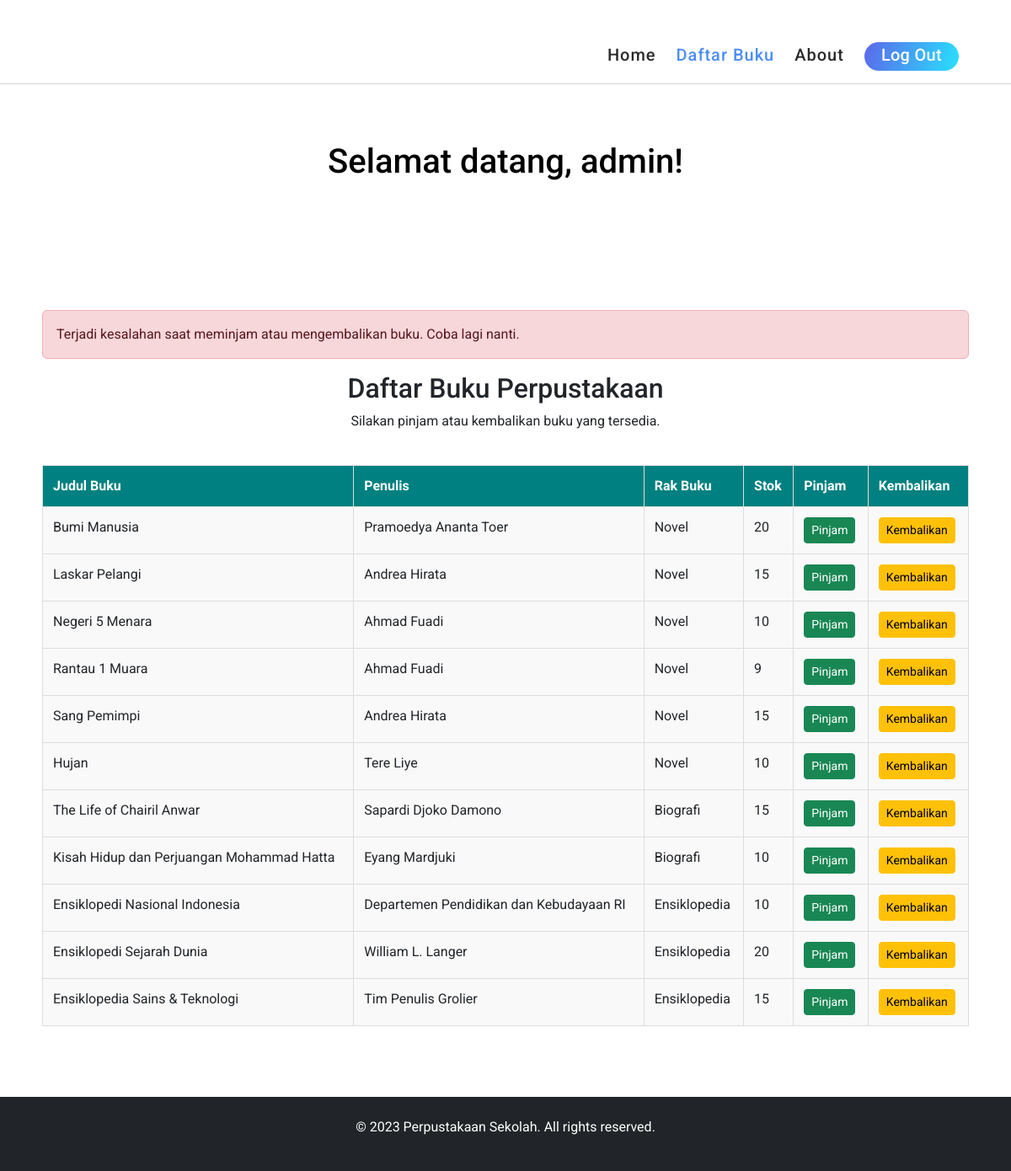
Screenshot of /user_dashboard.php?status=error (signed in) with the database file from the repository.
### tables this page shows
CREATE TABLE `books` (
  `id` int(11) NOT NULL,
  `title` varchar(255) NOT NULL,
  `author` varchar(255) DEFAULT NULL,
  `shelf` varchar(50) DEFAULT NULL,
  `stok` int(11) NOT NULL
);

### user_dashboard.php (the view, shortened to what this page needs)
<?php
include 'config/db.php';
$user_id = $_SESSION['admin']['id'];
$query = "SELECT * FROM books";
$result = $conn->query($query);
?>
<!DOCTYPE html>
<html lang="id">
<head>
    <link rel="stylesheet" href="https://cdn.jsdelivr.net/npm/bootstrap@5.3.0-alpha1/dist/css/bootstrap.min.css">
    <link rel="stylesheet" href="assets/css/style.css">
    <link rel="stylesheet" href="assets/css/header.css">
</head>
<body>
    <header class="header-area header-sticky wow slideInDown" data-wow-duration="0.75s" data-wow-delay="0s">
        <div class="container">
            <div class="row">
                <div class="col-12">
                    <nav class="main-nav">
                        <ul class="nav">
                            <li class="scroll-to-section"><a href="index.php">Home</a></li>
                            <li class="scroll-to-section"><a href="#daftarBuku" class="active">Daftar Buku</a></li>
                            <li class="scroll-to-section"><a href="#about">About</a></li>
                            <li class="gradient-button"><a href="user_dashboard.php?logout=true">Log Out</a></li>
                        </ul>
                    </nav>
                </div>
            </div>
        </div>
    </header>
    <div class="main-banner">
        <div class="py-5 text-black text-center">
            <div class="container">
                <h1>Selamat datang, <?= $_SESSION['admin']['username']; ?>!</h1>
            </div>
        </div>
        <div class="container my-5">
            <?php
            if (isset($_GET['status']) && $_GET['status'] == 'success') {
                echo "<div class='alert alert-success'>Buku berhasil dipinjam atau dikembalikan!</div>";
            } elseif (isset($_GET['status']) && $_GET['status'] == 'error') {
                echo "<div class='alert alert-danger'>Terjadi kesalahan saat meminjam atau mengembalikan buku. Coba lagi nanti.</div>";
            }
            ?>
            <div class="row mb-4">
                <div class="col text-center">
                    <h2>Daftar Buku Perpustakaan</h2>
                    <p>Silakan pinjam atau kembalikan buku yang tersedia.</p>
                </div>
            </div>
            <div class="row" id="daftarBuku">
                <div class="col">
                    <table class="table table-bordered table-hover">
                        <thead class="table-dark">
                            <tr>
                                <th>Judul Buku</th>
                                <th>Penulis</th>
                                <th>Rak Buku</th>
                                <th>Stok</th>
                                <th>Pinjam</th>
                                <th>Kembalikan</th>
                            </tr>
                        </thead>
                        <tbody>
                            <?php
                            if ($result->num_rows > 0) {
                                while ($book = $result->fetch_assoc()) {
                                    echo "<tr>";
                                    echo "<td>" . $book['title'] . "</td>";
                                    echo "<td>" . $book['author'] . "</td>";
                                    echo "<td>" . $book['shelf'] . "</td>";
                                    echo "<td>" . $book['stok'] . "</td>";
                                    echo "<td>";
                                    $checkBorrowQuery = "SELECT * FROM peminjam WHERE user_id = ? AND book_id = ? AND return_date IS NULL";
                                    $stmt = $conn->prepare($checkBorrowQuery);
                                    $stmt->bind_param("ii", $user_id, $book['id']);
                                    $stmt->execute();
                                    $resultBorrow = $stmt->get_result();
                                    if ($resultBorrow->num_rows > 0) {
                                        echo "<button class='btn btn-sm btn-secondary' disabled>Sudah Dipinjam</button>";
                                    } else {
                                        if ($book['stok'] > 0) {
                                            echo "<a href='pinjam.php?book_id=" . $book['id'] . "' class='btn btn-sm btn-success'>Pinjam</a>";
                                        } else {
                                            echo "<span class='text-muted'>Tidak tersedia</span>";
                                        }
                                    }
                                    echo "</td><td>";
                                    echo "<a href='kembalikan.php?book_id=" . $book['id'] . "' class='btn btn-sm btn-warning'>Kembalikan</a>";
                                    echo "</td>";
                                    echo "</tr>";
                                }
                            } else {
                                echo "<tr><td colspan='6' class='text-center'>Tidak ada buku tersedia.</td></tr>";
                            }
                            ?>
                        </tbody>
                    </table>
                </div>
            </div>
        </div>
    </div>
    <footer class="bg-dark text-white text-center py-4">
        <p>&copy; 2023 Perpustakaan Sekolah. All rights reserved.</p>
    </footer>
</body>
</html>

### assets/css/style.css (style rules this page uses)
body { font-family: 'Roboto', sans-serif; background-color: #ffffff; }
.container { padding: 20px; }
.table { width: 100%; border-collapse: collapse; }
.table th, .table td { border: 1px solid #ddd; padding: 12px; }
.table th { background-color: #008080 !important; color: white; text-align: left; }
.table td { background-color: #f9f9f9; }
.main-banner { padding-top: 100px !important; }
a { text-decoration: none; }

### assets/css/header.css (style rules this page uses)
.header-area { background-color: transparent; border-bottom: 1px solid rgba(42,42,42,0.2); position: absolute; left: 0px; right: 0px; z-index: 100; height: 100px; -webkit-transition: all .5s ease 0s; -moz-transition: all .5s ease 0s; -o-transition: all .5s ease 0s; transition: all .5s ease 0s; }
.header-area .main-nav { min-height: 80px; background: transparent; }
.header-area .main-nav .nav { float: right; margin-top: 30px; margin-right: 0px; background-color: transparent; -webkit-transition: all 0.3s ease 0s; -moz-transition: all 0.3s ease 0s; -o-transition: all 0.3s ease 0s; transition: all 0.3s ease 0s; position: relative; z-index: 999; }
.header-area .main-nav .nav li { padding-left: 20px; padding-right: 20px; }
.header-area .main-nav .nav li:last-child a , .background-header .main-nav .nav li:last-child a, .header-area .main-nav .nav li:nth-child(6) a , .background-header .main-nav .nav li:nth-child(6) a { padding: 0px 20px !important; font-weight: 400; }
.header-area .main-nav .nav li a { display: block; font-weight: 500; font-size: 20px; color: #2a2a2a; text-transform: capitalize; -webkit-transition: all 0.3s ease 0s; -moz-transition: all 0.3s ease 0s; -o-transition: all 0.3s ease 0s; transition: all 0.3s ease 0s; height: 34px; line-height: 31px; border: transparent; letter-spacing: 1px; }
.header-area .main-nav .nav li:hover a, .header-area .main-nav .nav li a.active { color: #4b8ef1!important; }
.header-area.header-sticky { min-height: 80px; }
.header-area .nav { margin-top: 30px; }
.header-area.header-sticky .nav li a.active { color: #4b8ef1; }
@media (max-width: 1200px) { .header-area .main-nav .nav li { padding-left: 12px; padding-right: 12px; } }
@media (max-width: 1200px) { .header-area .main-nav:before { display: none; } }
@media (min-width: 767px) { .header-area .main-nav .nav { display: flex !important; } }
.gradient-button a { display: inline-block !important; padding: 10px 20px !important; color: #fff !important; text-transform: capitalize; font-size: 15px; background: rgb(19,175,240); background: linear-gradient(105deg, rgba(91,104,235,1) 0%, rgba(40,225,253,1) 100%); border-radius: 23px; font-weight: 500 !important; letter-spacing: 0.3px !important; transition: all .5s; }
.header-area .nav { list-style: none; padding-left: 0; margin: 0; }

### rows the page displays
books: title "Bumi Manusia", author "Pramoedya Ananta Toer", shelf "Novel", stok "20"
books: title "Laskar Pelangi", author "Andrea Hirata", shelf "Novel", stok "15"
books: title "Negeri 5 Menara", author "Ahmad Fuadi", shelf "Novel", stok "10"
books: title "Rantau 1 Muara", author "Ahmad Fuadi", shelf "Novel", stok "9"
books: title "Sang Pemimpi", author "Andrea Hirata", shelf "Novel", stok "15"
books: title "Hujan", author "Tere Liye", shelf "Novel", stok "10"
books: title "The Life of Chairil Anwar", author "Sapardi Djoko Damono", shelf "Biografi", stok "15"
books: title "Kisah Hidup dan Perjuangan Mohammad Hatta", author "Eyang Mardjuki", shelf "Biografi", stok "10"
books: title "Ensiklopedi Nasional Indonesia", author "Departemen Pendidikan dan Kebudayaan RI", shelf "Ensiklopedia", stok "10"
books: title "Ensiklopedi Sejarah Dunia", author "William L. Langer", shelf "Ensiklopedia", stok "20"
books: title "Ensiklopedia Sains & Teknologi", author "Tim Penulis Grolier", shelf "Ensiklopedia", stok "15"

### other values shown
$_SESSION['admin']['username'] "admin"
